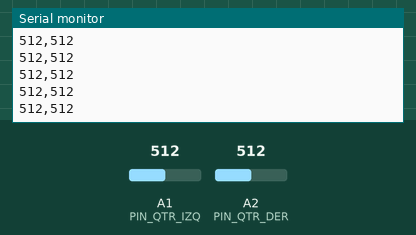
Simulated run of this sketch. Board: Arduino Uno, built with avr-gcc and run on an emulated ATmega328P. Parts: the last lines printed to the serial monitor. The inputs (shaded band) are chosen by the test bench; at power-on: A1 (PIN_QTR_IZQ) = 512, A2 (PIN_QTR_DER) = 512.

Above: at 1.2 s.
1.3 s: A1 (PIN_QTR_IZQ) set to 716
At 1.32 s:
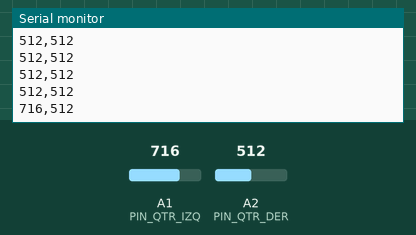
2.8 s: A2 (PIN_QTR_DER) set to 716
At 2.83 s:
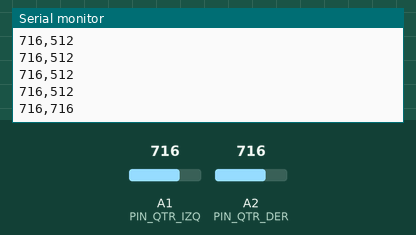
4.3 s: A1 (PIN_QTR_IZQ) set to 900
At 4.33 s:
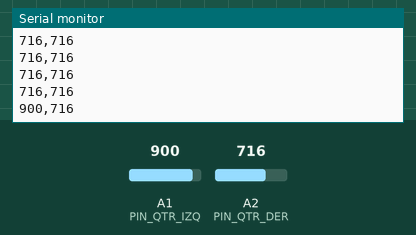
5.8 s: A2 (PIN_QTR_DER) set to 900
At 5.84 s:
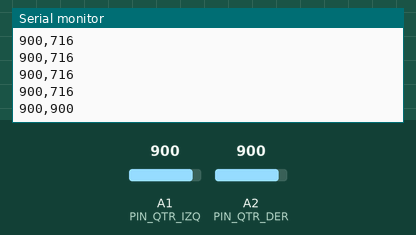
Timing chart, 0 to 8.3 s (numbered marks = the images above; inputs shaded):
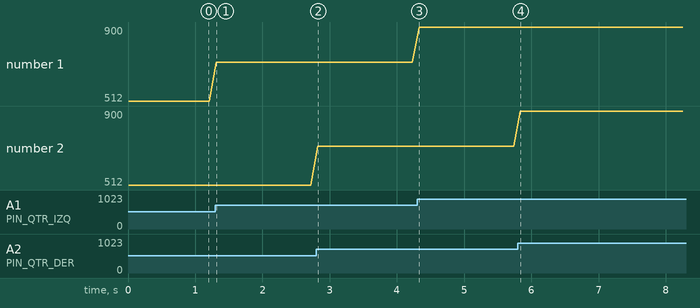

The sketch:

03_test_qtr.ino
```cpp
// ============================================================
//  TEST 03 — MINI QTR (sensores de piso)
//  Imprime los valores analógicos de los 2 QTR (0..1023).
//
//  Calibración:
//   1. Pon el robot sobre el piso NEGRO del dohyo y anota los valores.
//   2. Pon cada sensor sobre la LÍNEA BLANCA y anota los valores.
//   3. Con esos cuatro números se fijan dos cosas en config.h:
//        UMBRAL_QTR = (negro + blanco) / 2
//        QTR_BORDE_ES_BLANCO = 1 si el BLANCO da un valor MAYOR que el negro,
//                              0 si el BLANCO da un valor MENOR que el negro.
//
//  OJO: en algunos sensores el blanco da MENOS valor que el negro. Fíjate en
//  cuál es mayor; si el robot confunde el blanco con el negro, cambia el flag.
// ============================================================
#define PIN_QTR_IZQ A1
#define PIN_QTR_DER A2

void setup() {
  Serial.begin(115200);
  Serial.println(F("TEST 03 QTR: anota izq,der sobre NEGRO y sobre BLANCO"));
  Serial.println(F("Fijate si sobre BLANCO el valor es mayor o menor que NEGRO."));
}

void loop() {
  Serial.print(analogRead(PIN_QTR_IZQ));
  Serial.print(F(","));
  Serial.println(analogRead(PIN_QTR_DER));
  delay(100);
}
```

Measured:
- after the input at 1.3 s, the serial monitor: prints a new line at once (image 1)
- after the input at 2.8 s, the serial monitor: prints a new line at once (image 2)
- after the input at 4.3 s, the serial monitor: prints a new line at once (image 3)
- after the input at 5.8 s, the serial monitor: prints a new line at once (image 4)
- plotted number 1: 512 → 716 after the input at 1.3 s, 716 → 900 after the input at 4.3 s
